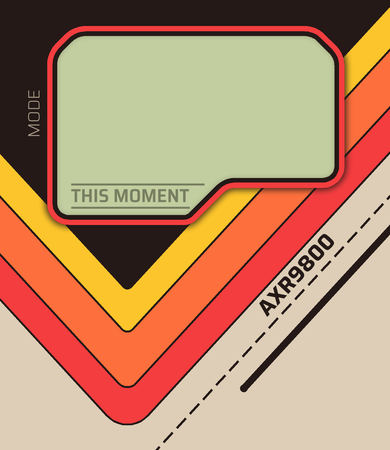
#> input picture sample-watchfaces/this-moment/build/scene.png, 390 x 450 px, found by its file name
$ python gen.py
#> lines starting #> are read from the running program, lines starting #| are printed output that depends on the picture
#!/usr/bin/env python3
"""UNIT 0900 - Patrol Visor: builds the pictures and writes recipe.json (run from this folder)."""
import base64, io, json, os, sys
import numpy as np
from PIL import Image

HERE = os.path.dirname(os.path.abspath(__file__)); os.chdir(HERE)
KIT = '/Users/calinbelut/.claude/skills/create-amazfit-watchface/examples/animated/kit.js'
FONT = '/Users/calinbelut/.claude/skills/create-amazfit-watchface/examples/animated/fonts/chakra-petch-700.ttf'
A = 'a/'
OUTDIR = sys.argv[1] if len(sys.argv) > 1 else 'build'

def b64(im):
    bio = io.BytesIO(); im.save(bio, 'PNG', optimize=True); return base64.b64encode(bio.getvalue()).decode()
def L(n): return Image.open(A + n).convert('RGBA')
def scale(im, k): return im.resize((max(1, round(im.width * k)), max(1, round(im.height * k))), Image.LANCZOS)
def blank(w, h): return Image.new('RGBA', (w, h))
def canvas(im, w, h):
    c = blank(w, h); c.alpha_composite(im, ((w - im.width) // 2, (h - im.height) // 2)); return c

# ---------------- layout constants (device px) ----------------
DW, DH = 69, 100          # clock digit picture
SP = -6                   # digit spacing inside hour / minute
GAP = -2                  # box gap hour|colon|minute
CY = 211                  # visor centre line
HOUR_W = 2 * DW + SP
CLOCK_W = HOUR_W * 2 + 32 + 2 * GAP
HX = 195 - CLOCK_W // 2; CX_ = HX + HOUR_W + GAP; MX = CX_ + 32 + GAP
CLK_Y = CY - 50
P = {}

# ---------------- pictures ----------------
scene = Image.open('scene.png').convert('RGBA')
# heart icon into the left plate, battery shell into the right plate
heart = scale(L('heart_full.png'), 30 / L('heart_full.png').height)
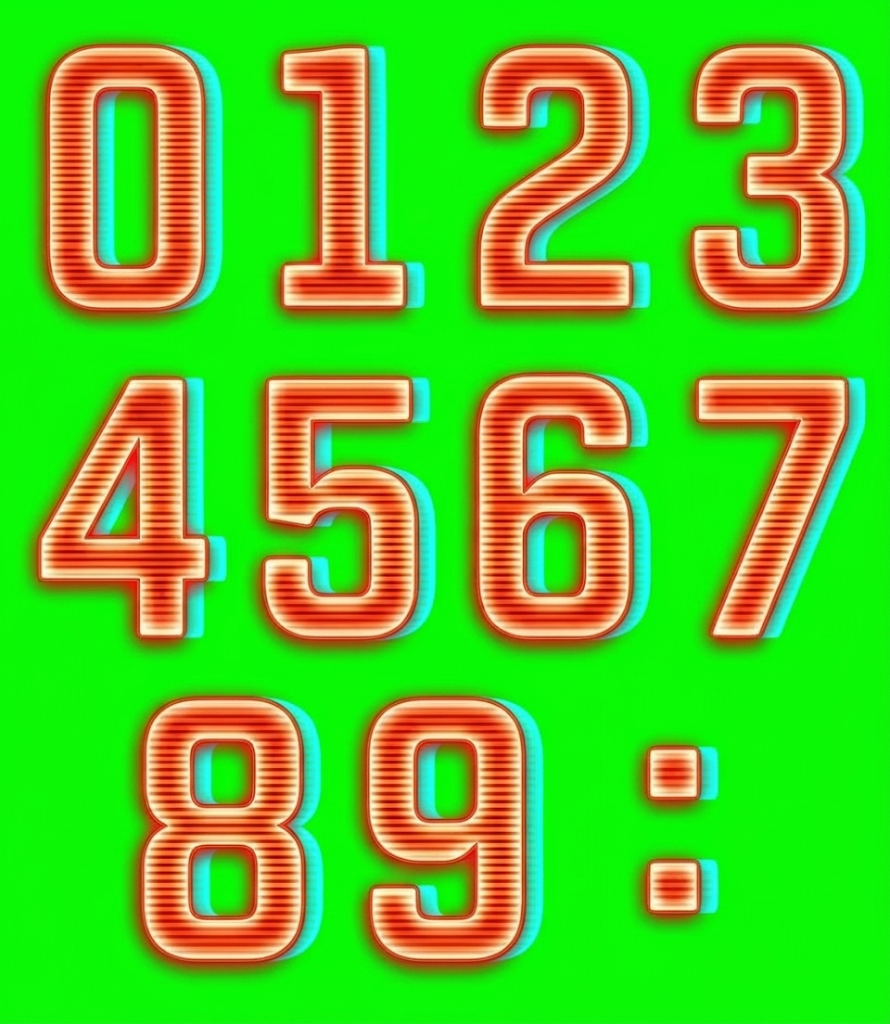
#> input picture sample-watchfaces/patrol-visor/src/art/digits-glitch-sheet.png, 890 x 1024 px, given in place of heart_full.png, which was not available
#> in scale, `def scale(im, k): return im.resize((max(1, round(im.width * k)), max(1..`:
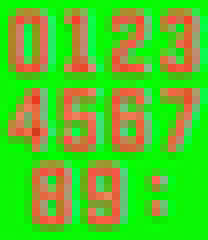
#> returned value: PIL image 26x30 RGBA (shown 8 times larger); mean R, G, B, A 85.4, 197, 39.2, 255
HPOS = [round(111.5 - heart.width / 2), round(326.5 - heart.height / 2)]
#> HPOS = [98, 312]
bat = L('bat_full.png'); ba = np.array(bat)
#> call 3 of L, with n = 'bat_full.png'
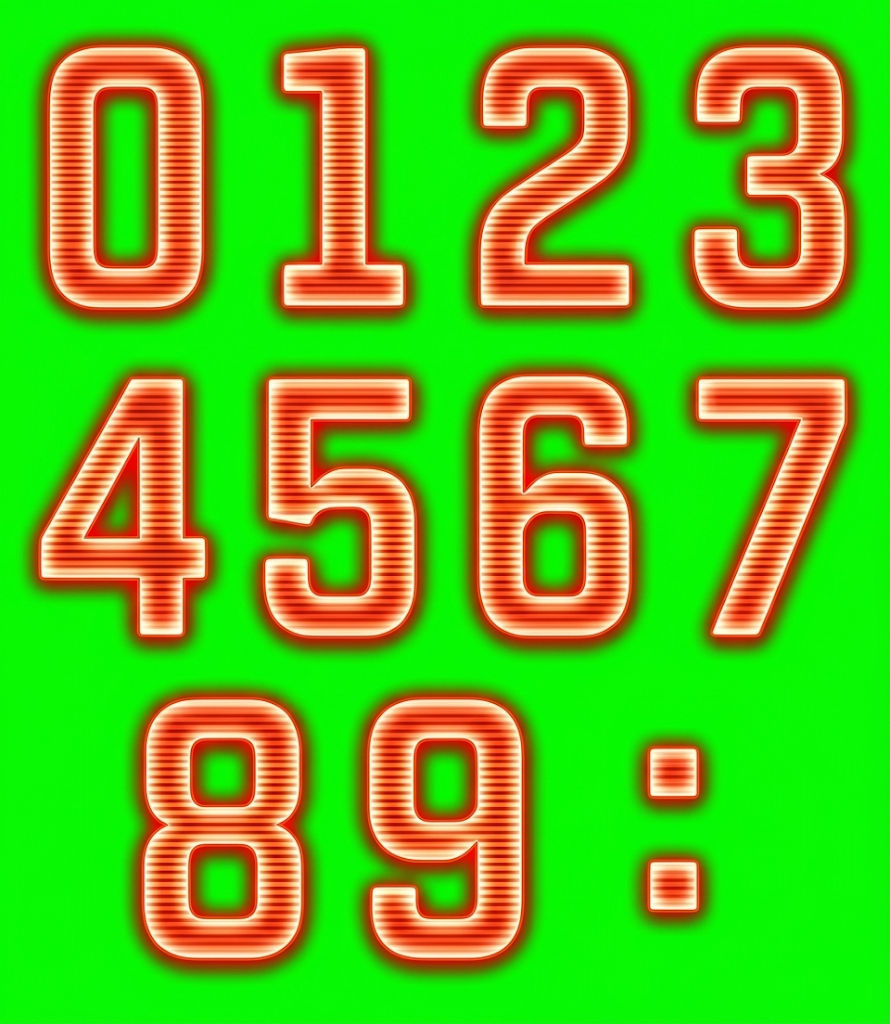
#> input picture sample-watchfaces/patrol-visor/src/art/digits-sheet.png, 890 x 1024 px, given in place of bat_full.png, which was not available
ba[30:104, 32:66, 3] = 0                                   # take the fill block out of the shell
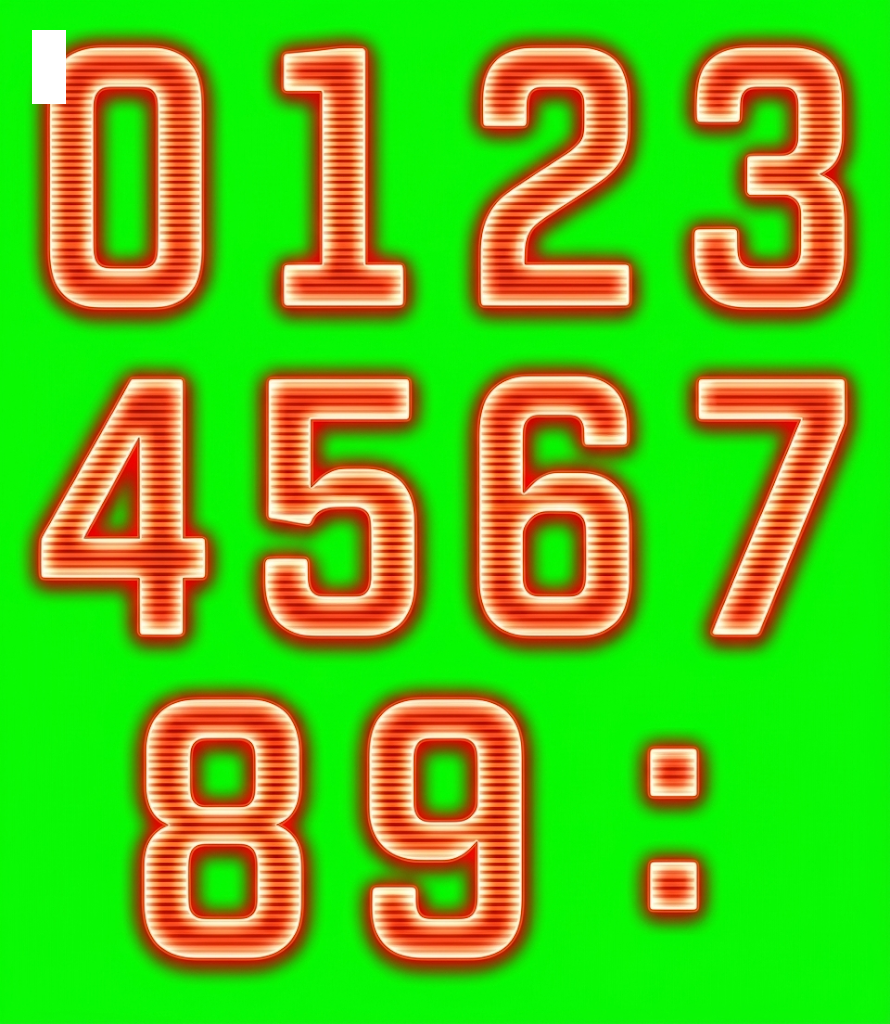
#> ba: shape (1024, 890, 4); mean R, G, B, A 92.2, 186.8, 26.1, 254.3; transparent parts drawn white
shell = Image.fromarray(ba); kb = 46 / shell.width
#> after `kb = 46 / shell.width`: kb = 0.0517
shell = scale(shell, kb); BX, BY = round(278.5 - shell.width / 2), round(326.5 - shell.height / 2)
#> call 2 of scale, with k = 0.0517
#> in scale (call 2), `def scale(im, k): return im.resize((max(1, round(im.width * k)), max(1..`:
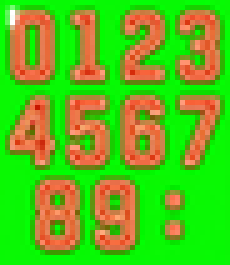
#> returned value: PIL image 46x53 RGBA (shown 5 times larger); mean R, G, B, A 91.8, 186.5, 27.1, 254.3; transparent parts drawn white
#> after `BX, BY = (round(278.5 - shell.width / 2), round(326.5 - shell.height /`: BX = 256; BY = 300
P['icon_heart'] = heart; P['icon_bat'] = shell               # own layers: full colour, the scene is palette-reduced
block = L('bat_full.png').crop((32, 36, 66, 101))          # the glowing cell, with its glow
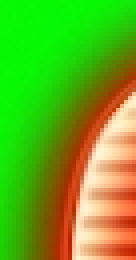
#> block: PIL image 34x65 RGBA (shown 4 times larger); mean R, G, B, A 103.6, 173.3, 31.4, 255
seg_b = scale(block, kb)                                    # battery cell size
seg_s = scale(block, 12.5 / block.height)                  # steps bar cell size (slot is 13 px tall)
q = scene.convert('RGB').quantize(256, method=Image.Quantize.MEDIANCUT, dither=Image.Dither.FLOYDSTEINBERG)
P['scene'] = q.convert('RGBA')
P['seg_b'] = seg_b; P['seg_s'] = seg_s
bat_pos = [[BX + round((33 + i * 34.5) * kb), BY + round(36 * kb)] for i in range(5)]
steps_pos = [[157 + round(i * 7.9), 324] for i in range(10)]

for i in range(10):
    d = L(f'd{i}.png'); P[f'd{i}'] = d
#> (the run stopped early here; a loop or call above may not have finished)
